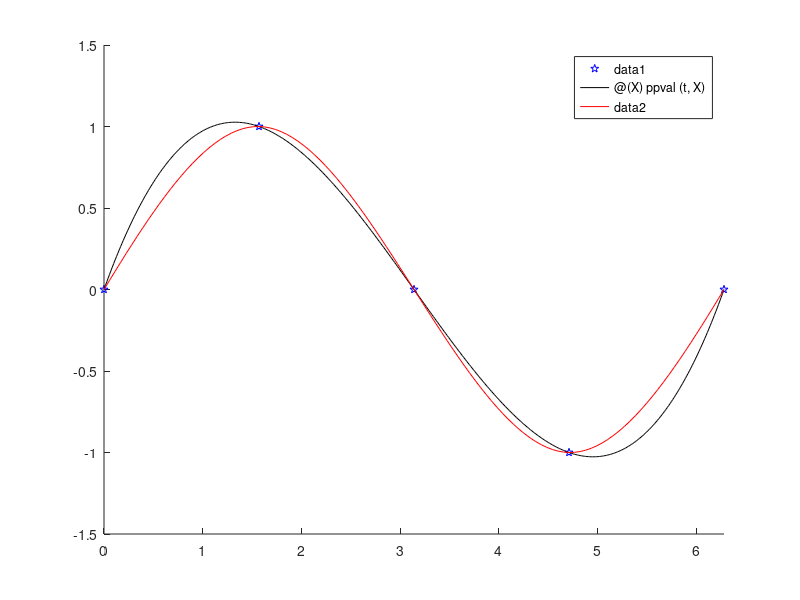

This chart was generated by the following MATLAB code:
x = [0, pi / 2, pi, (3 * pi) / 2, 2 * pi];
y = sin(x);
actual = sin(pi/4)
t = spline(x, y);
natural = ppval(t, pi / 4)
t1 = spline(x, [1, y, 1]);
clamped = ppval(t1, pi / 4)
hold on
plot(x,y,'pb')
fplot(@(X) ppval(t, X), [0, 2 * pi],'k')
fplot(@(X) ppval(t1, X), [0, 2 * pi],'r')
hold off